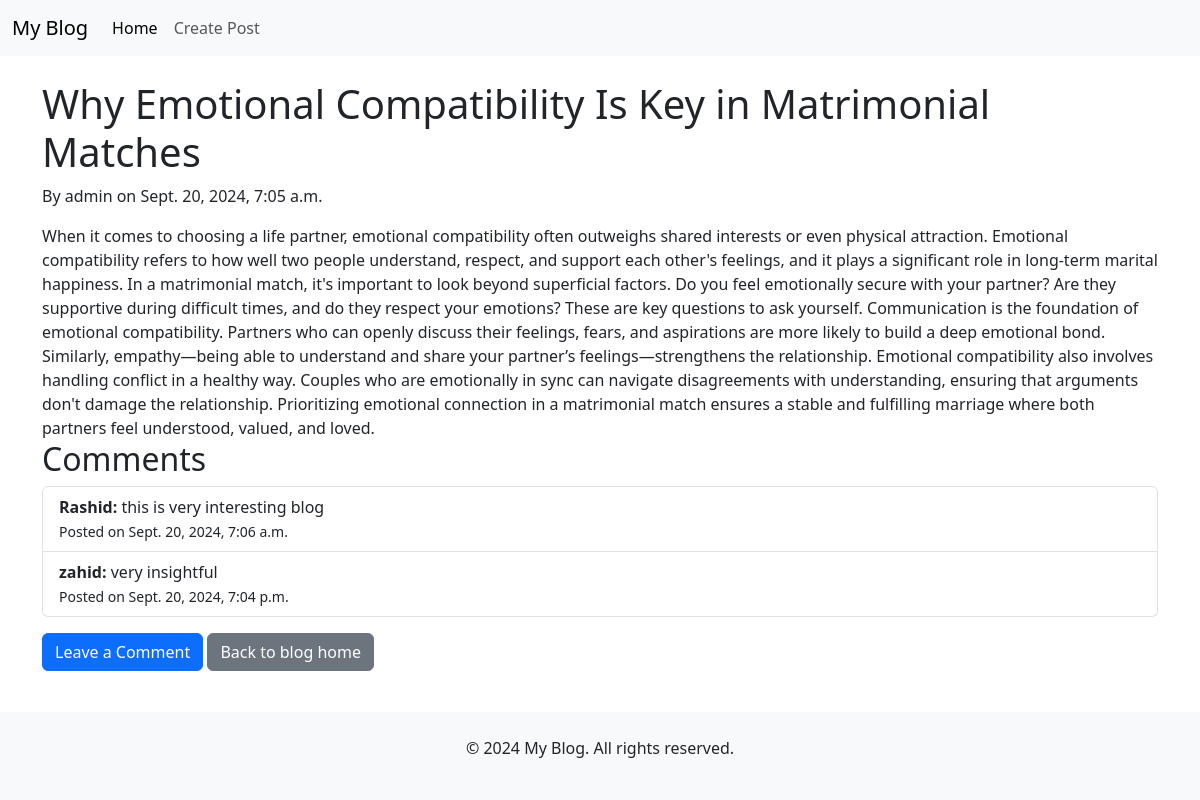
Screenshot of /blog/post/4/ with the database file from the repository.
### blog/models.py (models this page shows, shortened)
class Post(models.Model):
    title = models.CharField(max_length=200)
    author = models.ForeignKey(User, on_delete=models.CASCADE)
    body = models.TextField()
    created_at = models.DateTimeField(auto_now_add=True)
    published_date = models.DateTimeField(blank=True, null=True)

class Comment(models.Model):
    post = models.ForeignKey(Post, related_name="comments", on_delete=models.CASCADE)
    author = models.CharField(max_length=100)
    text = models.TextField()
    created_date = models.DateTimeField(auto_now_add=True)

### blog/views.py (the view)
# urls.py: path("post/<int:pk>/", views.post_detail, name="post_detail"),  # Post detail page
def post_detail(request, pk):
    post = get_object_or_404(Post, pk=pk)
    comments = post.comments.all()  # Fetch comments related to the post
    if request.method == "POST":
        form = CommentForm(request.POST)
        if form.is_valid():
            comment = form.save(commit=False)
            comment.post = post  # Link comment to the current post
            comment.save()
            return redirect("post_detail", pk=post.pk)
    else:
        form = CommentForm()
    return render(
        request,
        "blog/post_detail.html",
        {"post": post, "comments": comments, "form": form},
    )

### blog/templates/blog/post_detail.html (shortened to what this page needs)
{% extends 'blog/base.html' %}
{% block content %}
    <h1>{{ post.title }}</h1>
    <p>By {{ post.author }} on {{ post.published_date }}</p>
    <div>
        {{ post.body }}
    </div>
    <h2>Comments</h2>
    <ul class="list-group">
        {% for comment in comments %}
            <li class="list-group-item">
                <strong>{{ comment.author }}:</strong> {{ comment.text }} <br>
                <small>Posted on {{ comment.created_date }}</small>
            </li>
        {% empty %}
            <li class="list-group-item">No comments yet.</li>
        {% endfor %}
    </ul>
    <button id="show-comment-form" class="btn btn-primary mt-3">Leave a Comment</button>
    <a href="{% url 'blog_home' %}" class="btn btn-secondary mt-3">Back to blog home</a>
{% endblock %}

### blog/templates/blog/base.html (shortened to what this page needs)
<!DOCTYPE html>
<html lang="en">
<head>
    <link href="https://cdn.jsdelivr.net/npm/bootstrap@5.3.0-alpha1/dist/css/bootstrap.min.css" rel="stylesheet">
</head>
<body>
    {% include 'blog/header.html' %}
    <div class="container mt-4">
        {% block content %}
        {% endblock %}
    </div>
    {% include 'blog/footer.html' %}
</body>
</html>

### blog/templates/blog/header.html (shortened to what this page needs)
<nav class="navbar navbar-expand-lg navbar-light bg-light">
    <div class="container-fluid">
        <a class="navbar-brand" href="{% url 'blog_home' %}">My Blog</a>
        <div class="collapse navbar-collapse" id="navbarNav">
            <ul class="navbar-nav">
                <li class="nav-item">
                    <a class="nav-link active" aria-current="page" href="{% url 'blog_home' %}">Home</a>
                </li>
                <li class="nav-item">
                    <a class="nav-link" href="{% url 'create_post' %}">Create Post</a>
                </li>
            </ul>
        </div>
    </div>
</nav>

### blog/templates/blog/footer.html
<footer class="bg-light text-center text-lg-start">
    <div class="container p-4">
        <p class="text-center">© 2024 My Blog. All rights reserved.</p>
    </div>
</footer>

### blog/templates/blog/base.html (style rules this page uses)
html, body { height: 100%; margin: 0; display: flex; flex-direction: column; }
.container { flex: 1; }
footer { margin-top: auto; }

### rows the page displays
Post: title "Why Emotional Compatibility Is Key in Matrimonial Matches", author "admin", published_date "Sept. 20, 2024, 7:05 a.m.", body "When it comes to choosing a life partner, emotional compatibility often outweighs shared interests or even physical attraction. Emotional compatibility refers to how well two people understand, respect, and support each other's feelings, and it plays a significant role in long-term marital happiness. In a matrimonial match, it's important to look beyond superficial factors. Do you feel emotionally secure with your partner? Are they supportive during difficult times, and do they respect your emotions? These are key questions to ask yourself. Communication is the foundation of emotional compatibility. Partners who can openly discuss their feelings, fears, and aspirations are more likely to…"
Comment: author "Rashid", text "this is very interesting blog", created_date "Sept. 20, 2024, 7:06 a.m."
Comment: author "zahid", text "very insightful", created_date "Sept. 20, 2024, 7:04 p.m."
